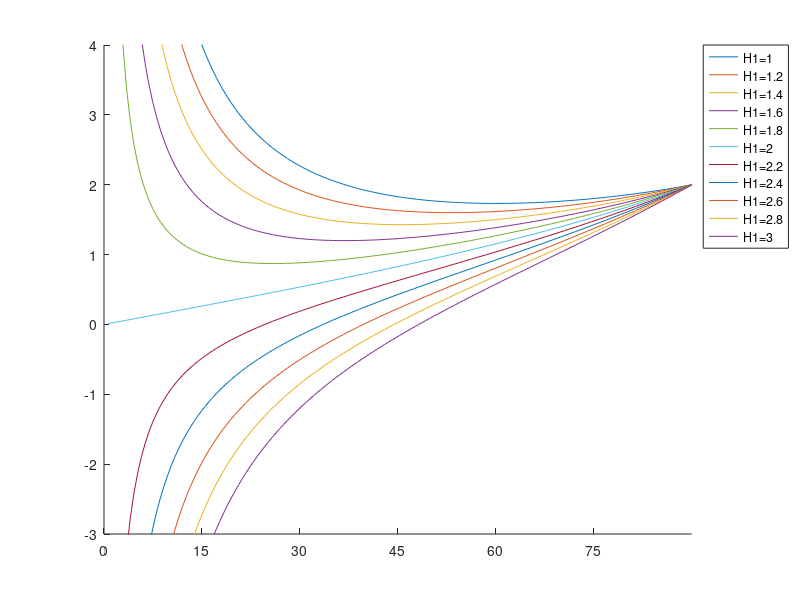

MATLAB code to generate this figure:
findh1 = @(H1,H2,alpha)...
(H2./sin(alpha)-H1./tan(alpha));

figure(201);
clf;
hold all;
H2=2;
for H1=1:0.2:3
    alpha=0:0.01:90*pi/180;
    h1=findh1(H1,H2,alpha);
    plot(alpha,h1,'DisplayName',['H1=' num2str(H1)]);
end
Xtick=(0:15:91)*pi/180;
set(gca,'XTick',Xtick)
set(gca,'XTickLabel',{'0','15','30','45','60','75','90'})
legend1=legend('show');
set(legend1,'Location','NorthEastOutside');
axis([-Inf Inf -3 4])